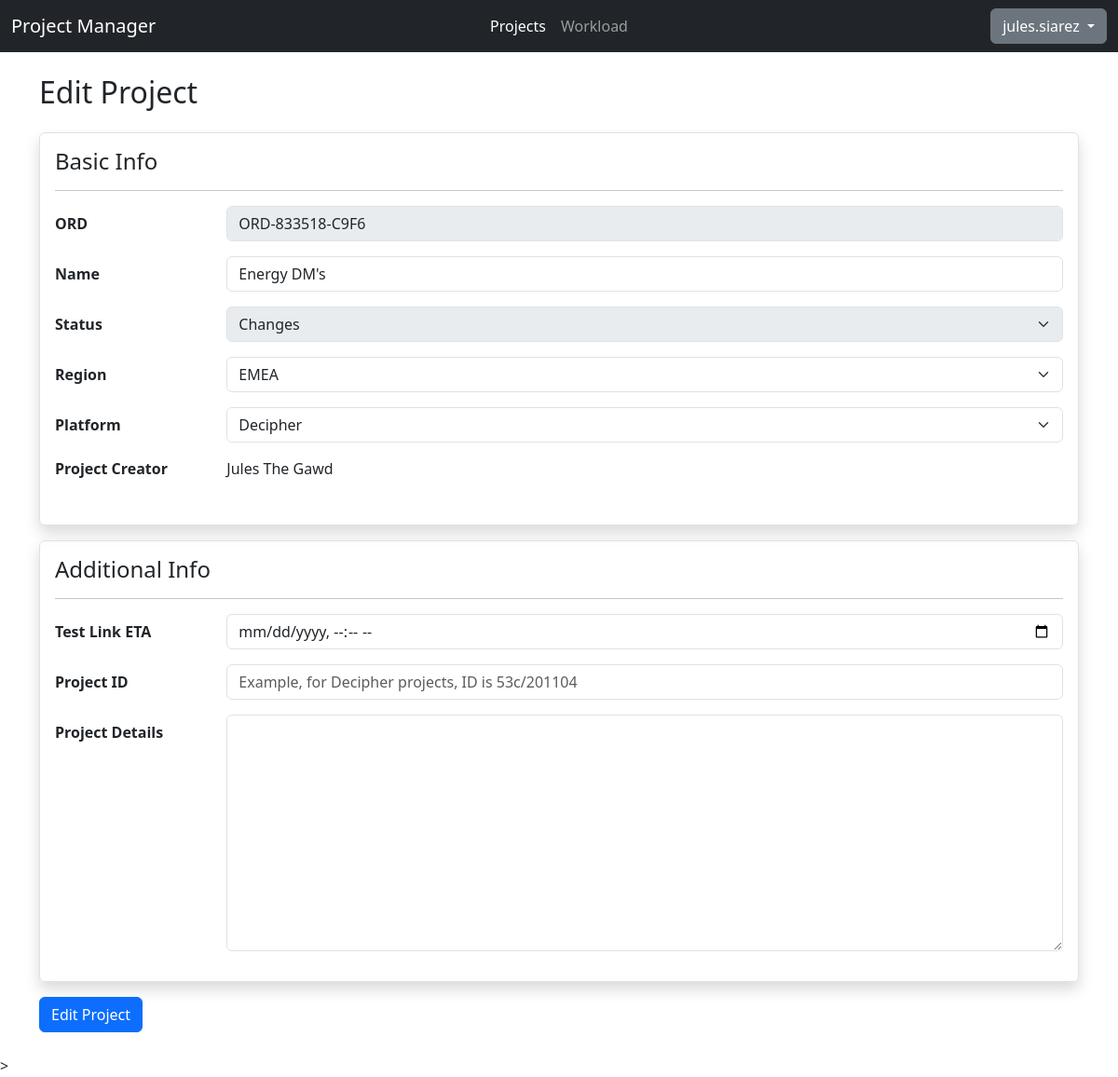
Screenshot of /projects/edit/LSMVVS (signed in) with the database file from the repository.
### api/models.py (models this page shows, shortened)
class Project(models.Model):
    STATUS_CHOICES = [
     ("Headsup","Headsup"),
     ("Programming","Programming"),
     ("Changes","Changes"),
     ("Live", "Live"),
     ("LiveChange", "Live Changes"),
     ("Closed", "Closed")
    ]
    REGION_CHOICES = [
      ("APAC","APAC"),
      ("EMEA","EMEA"),
      ("NA","NA")
    ]
    PLATFORM_CHOICES = [
      ("Decipher", "Decipher"),
      ("CMIX","CMIX"),
      ("Confirmit","Confirmit")
    ]
    __original_eta = None
    code = models.SlugField(max_length=8, default=generate_unique_code, unique=True)
    ord = models.CharField(max_length=15, unique=True, validators=[RegexValidator(regex="^ORD-[0-9]{6}-[0-9A-Z]{4}$", message="Please enter the ORD in ORD-XXXXX-XXXX format.")])
    project_name = models.CharField(max_length=200)
    status = models.CharField(max_length=20, default="Headsup", choices=STATUS_CHOICES)
    created_date = models.DateField(auto_now_add=True)
    region = models.CharField(max_length=10, blank=True, choices=REGION_CHOICES)
    pid = models.CharField(max_length=20, blank=True)
    platform = models.CharField(max_length=15, default="Decipher", choices=PLATFORM_CHOICES)
    eta = models.DateTimeField(null=True,blank=True)
    details = models.TextField(max_length=255, blank=True)
    creator = models.ForeignKey(User, on_delete=models.CASCADE,null=True)
    def __init__(self, *args, **kwargs):
        super().__init__(*args, **kwargs)
        self.__original_eta = self.eta

### testfront/views.py (the view, shortened to what this page needs)
# urls.py: path('edit/<project_code>', views.projectedit, name="projectedit"),
@login_required
def projectedit(request, project_code):
    editproj = get_object_or_404(Project, code=project_code)
    if (editproj.creator != request.user and not request.user.has_perm("api.change_project")):
        return HttpResponseForbidden("Access denied")
    if request.method == "GET":
        username = f"{editproj.creator.first_name} {editproj.creator.last_name}"
        form = ProjectForm(instance = editproj, method="edit")
        return render(request, "testfront/formproject.html", {
            "form": form,
            "formText": "Edit",
            "username": username
        })

### testfront/templates/testfront/formproject.html (shortened to what this page needs)
{% extends "base.html" %}
{% load static %}
{% block css %} {% static "css/index.css" %} {% endblock %}
{% block body %}
<h2>{{formText}} Project</h2>
<form class="my-4" method="POST" novalidate>
  <fieldset class="border p-3 rounded shadow">
    <h4>Basic Info</h4>
    <hr />
    <div class="row mb-3">
      <label for="{{ form.ord.id_for_label }}" class="col-form-label fw-bold col-sm-2"
        >ORD</label
      >
      <div class="col-sm-10">
        {{ form.ord }}
      </div>
    </div>
    <div class="row mb-3">
      <label
        for="{{ form.project_name.id_for_label }}"
        class="form-label fw-bold col-form-label col-sm-2"
        >Name</label
      >
      <div class="col-sm-10">
        {{ form.project_name }}
      </div>
    </div>
    <div class="row mb-3">
      <label for="{{ form.status.id_for_label }}" class="col-form-label fw-bold col-sm-2"
        >Status</label
      >
      <div class="col-sm-10">
        {{ form.status }}
      </div>
    </div>
    <div class="row mb-3">
      <label for="{{ form.region.id_for_label }}" class="col-form-label fw-bold col-sm-2"
        >Region</label
      >
      <div class="col-sm-10">
        {{ form.region }}
      </div>
    </div>
    <div class="row mb-3">
      <label for="{{ form.platform.id_for_label }}" class="col-form-label fw-bold col-sm-2"
        >Platform</label
      >
      <div class="col-sm-10">
        {{ form.platform }}
      </div>
    </div>
    {% if username %}
    <div class="row mb-3">
      <p class="fw-bold col-sm-2">Project Creator</p>
      <div class="col-sm-10">
        <span>{{username}}</span>
      </div>
    </div>
    {% endif %}
  </fieldset>
  <fieldset class="my-3 border p-3 rounded shadow">
    <h4>Additional Info</h4>
    <hr/>
    <div class="row mb-3">
      <label for="{{ form.eta.id_for_label }}" class="col-form-label fw-bold col-sm-2"
        >Test Link ETA</label
      >
      <div class="col-sm-10">
        {{ form.eta }}
      </div>
    </div>
    <div class="row mb-3">
        <label for="{{ form.pid.id_for_label }}" class="col-form-label fw-bold col-sm-2"
            >Project ID</label
        >
        <div class="col-sm-10">
            {{ form.pid }}
        </div>
    </div>
    <div class="row mb-3">
        <label for="{{ form.details.id_for_label }}" class="col-form-label fw-bold col-sm-2"
            >Project Details</label
        >
        <div class="col-sm-10">
          {{ form.details }}
        </div>
    </div>
  </fieldset>
  <button type="submit" class="btn btn-primary">{{formText}} Project</button>
</form>
{% endblock %}

### testfront/templates/base.html (shortened to what this page needs)
{% load static %}
<!DOCTYPE html>
<html lang="en">
  <head>
    <link rel="stylesheet" href="{% static "css/bootstrap.min.css" %}" />
    <link rel="stylesheet" href="{% block css %} {% endblock %}" />
  </head>
  <body>
    <nav class="navbar navbar-expand-lg bg-dark" data-bs-theme="dark">
      <div class="container-fluid">
        <div class="collapse navbar-collapse d-lg-flex" id="navbarNavAltMarkup">
          <a class="navbar-brand col-lg-3 me-auto">Project Manager </a>
          <div class="navbar-nav col-lg-6 justify-content-lg-center">
            <a class="nav-link active" aria-current="page" href="{% url "projectall" %}">Projects</a>
            <a class="nav-link" href="#">Workload</a>
          </div>
          <div class="d-lg-flex col-lg-3 justify-content-lg-end dropdown">
            <button class="btn btn-secondary dropdown-toggle" type="button" data-bs-toggle="dropdown" aria-expanded="false">
              {{user.username}}
            </button>
          </div>
        </div>
      </div>
    </nav>
    <main class="container mt-4">{% block body %} {% endblock %}</main>
    ></script>
  </body>
</html>

### rows the page displays
Project: ord "ORD-833518-C9F6", project_name "Energy DM's", status "Changes", region "EMEA", platform "Decipher"

### other values shown
{{ user.username }} "jules.siarez"
{{ username }} "Jules The Gawd"
